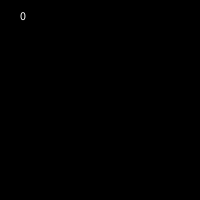
Frame 1 (no input)
Frame 60 (the mouse pressed at the canvas centre just before this capture): identical to frame 1, image omitted
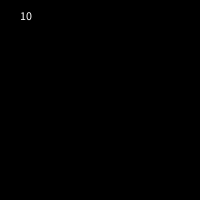
Frame 120 (the mouse held since frame 60 and released just before this capture)

The Processing sketch that drew these frames (run headless with seeded random() and noise(); from frame 60 on, the mouse is pressed at the canvas centre):

// Processing sketch: counter
// ── counter.pde
int score;
 
void setup() {
  size(200, 200);
}
 
void draw() {
  background(0);
  fill(255);
  text(score, 20, 20);
}
 
void mousePressed(){
  score += 10;
}
